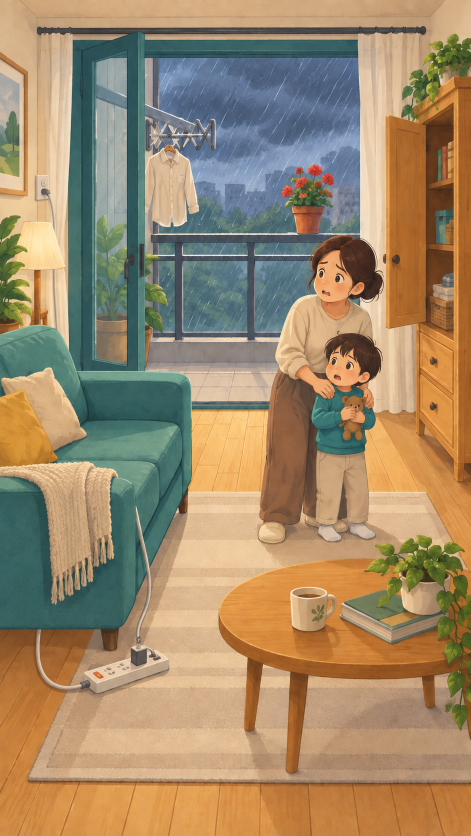
#> input picture art-source/typhoon-immersion-v2/unsafe.png, 941 x 1672 px (shown at 1/2 size); its folder holds 4 pictures in this run
$ python prepare-typhoon-scene.py
#> lines starting #> are read from the running program, lines starting #| are printed output that depends on the picture; after the words box and inside, x2 and y2 are one past the last pixel; in counts of white or black regions, pixels touching at a corner belong together
"""Mechanical mask normalization/cutout/export; images themselves come from imagegen.
Do not infer safety from a color mask. Inspect mask-proof.png before accepting it.
"""
from pathlib import Path
from PIL import Image, ImageFilter, ImageDraw
import numpy as np
import cv2
from scipy.ndimage import binary_fill_holes, binary_erosion
import json, hashlib
ROOT=Path(__file__).resolve().parents[1]
SRC=ROOT/'art-source/typhoon-immersion-v2'; OUT=ROOT/'public/levels/typhoon-scene-v3'
OUT.mkdir(parents=True,exist_ok=True)
W,H=720,1280
original=Image.open(SRC/'unsafe.png').convert('RGB')
#> original is the input picture: PIL image 941x1672 RGB; mean R, G, B 159.5, 137.3, 105.8
raw_mask=Image.open(SRC/'mask-generated.png').convert('RGB')
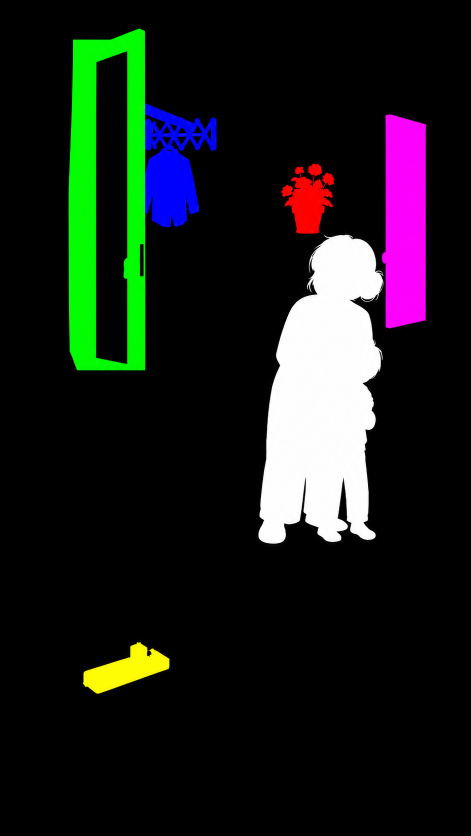
#> input picture art-source/typhoon-immersion-v2/mask-generated.png, 941 x 1672 px (shown at 1/2 size)
#> raw_mask is the input picture: PIL image 941x1672 RGB; mean R, G, B 25.7, 28.7, 26
safe=Image.open(SRC/'safe.png').convert('RGB')
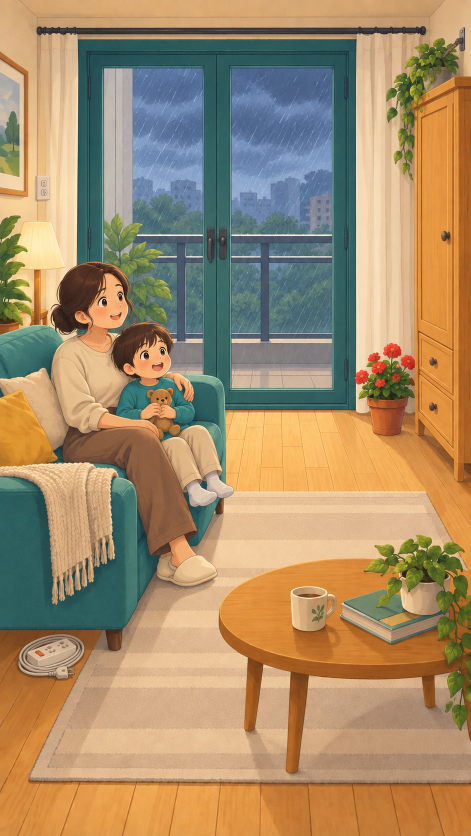
#> input picture art-source/typhoon-immersion-v2/safe.png, 941 x 1672 px (shown at 1/2 size)
#> safe is the input picture: PIL image 941x1672 RGB; mean R, G, B 165.1, 140.4, 105.8
plate=Image.open(SRC/'clean-generated.png').convert('RGB')
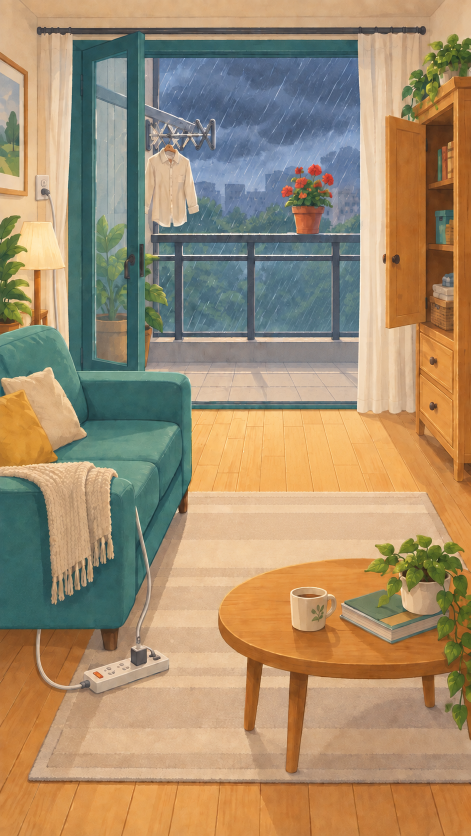
#> input picture art-source/typhoon-immersion-v2/clean-generated.png, 941 x 1672 px (shown at 1/2 size)
#> plate is the input picture: PIL image 941x1672 RGB; mean R, G, B 163.9, 141.5, 110.3
assert original.size==raw_mask.size==safe.size==plate.size, 'Generated views must share dimensions'
scene=original.resize((W,H),Image.Resampling.LANCZOS)
mask=np.asarray(raw_mask.resize((W,H),Image.Resampling.NEAREST))
colors={'plant':(255,0,0),'window':(0,255,0),'rail':(0,0,255),'powerstrip':(255,255,0),'cabinet':(255,0,255)}
normalized=np.zeros((H,W,3),dtype=np.uint8); targets={}; proof=scene.convert('RGBA')
for name,color in colors.items():
 region=np.max(np.abs(mask.astype(np.int16)-np.array(color)),axis=2)<85
 assert region.sum()>400, f'Empty mask {name}'
 ys,xs=np.where(region);bounds=[int(xs.min()),int(ys.min()),int(xs.max()+1),int(ys.max()+1)]
 alpha=Image.fromarray((region*255).astype('uint8'))
 icon=scene.convert('RGBA');icon.putalpha(alpha);icon=icon.crop(bounds);icon.thumbnail((160,200),Image.Resampling.LANCZOS);icon.save(OUT/(name+'-icon.png'))
 # A window's glass is part of the selectable window, but keep the hollow frame silhouette.
 hit=binary_fill_holes(region) if name=='window' else region
 assert not np.any((normalized.sum(axis=2)>0)&hit), 'Target masks overlap'
 normalized[hit]=color
 x0,y0,x1,y1=bounds;targets[name]={'color':list(color),'bounds':{'x':x0,'y':y0,'w':x1-x0,'h':y1-y0},'icon':f'/levels/typhoon-scene-v3/{name}-icon.png'}
 overlay=Image.new('RGBA',(W,H),color+(0,));overlay.putalpha(Image.fromarray((hit*85).astype('uint8')));proof=Image.alpha_composite(proof,overlay)
#> this loop made 5 passes
#> (x0, y0, x1, y1) on passes 1 to 5: (431, 250, 511, 358), (105, 44, 222, 567), (222, 158, 331, 348), (127, 984, 259, 1062), (585, 175, 651, 502)
#> pass 1, `region=np.max(np.abs(mask.astype(np.int16)-np.array(color)),axis=2)<85`:
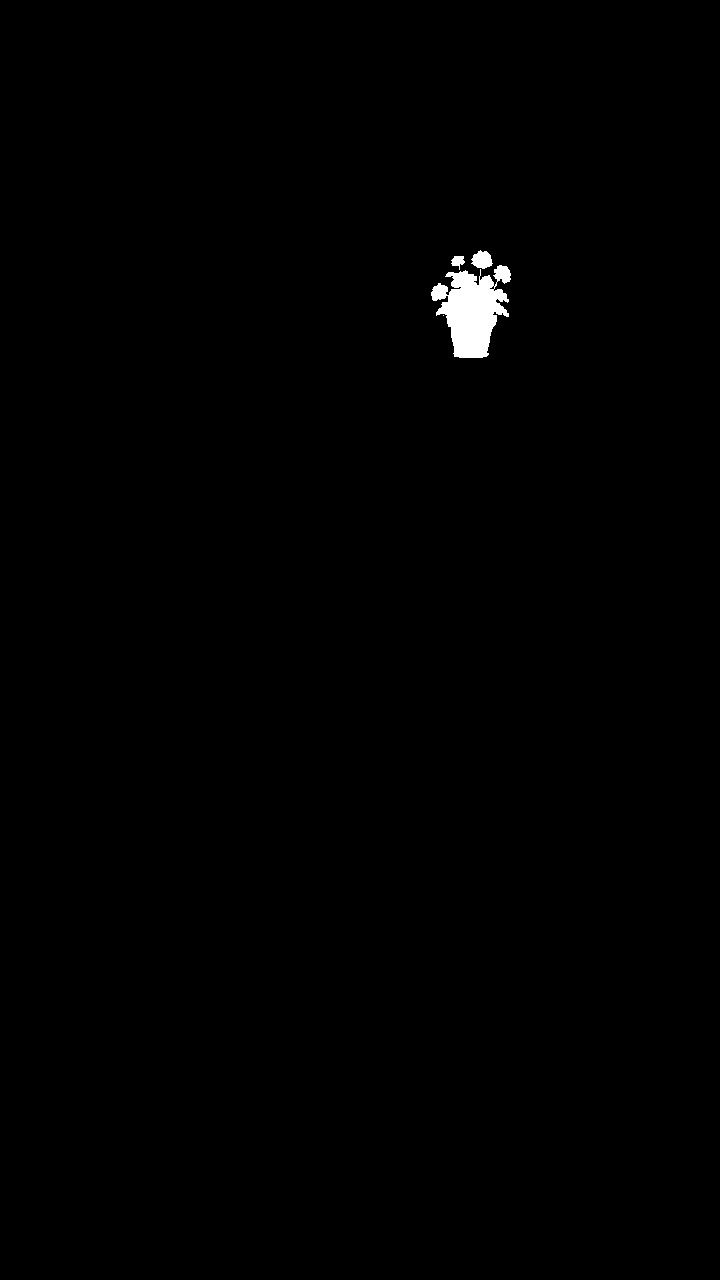
#> region: shape (1280, 720) bool; 0.52% white; 4 white regions (1 under 20 px), largest, box (x1, y1, x2, y2) and area: (431, 265, 511, 358) 4354, (471, 250, 493, 269) 285, (451, 256, 465, 270) 116
#> pass 1, `icon = icon.crop(bounds)`:
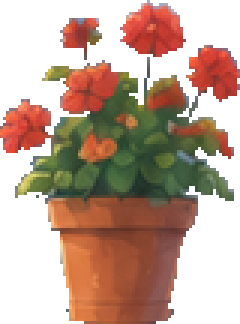
#> icon: PIL image 80x108 RGBA (shown 3 times larger); mean R, G, B, A 127.3, 107.6, 99.4, 140.4; transparent parts drawn white
#> after the loop: alpha: PIL image 720x1280 L; 2.1% white; 1 white region, box (x1, y1, x2, y2) and area: (585, 175, 651, 502) 19012
#> after the loop:
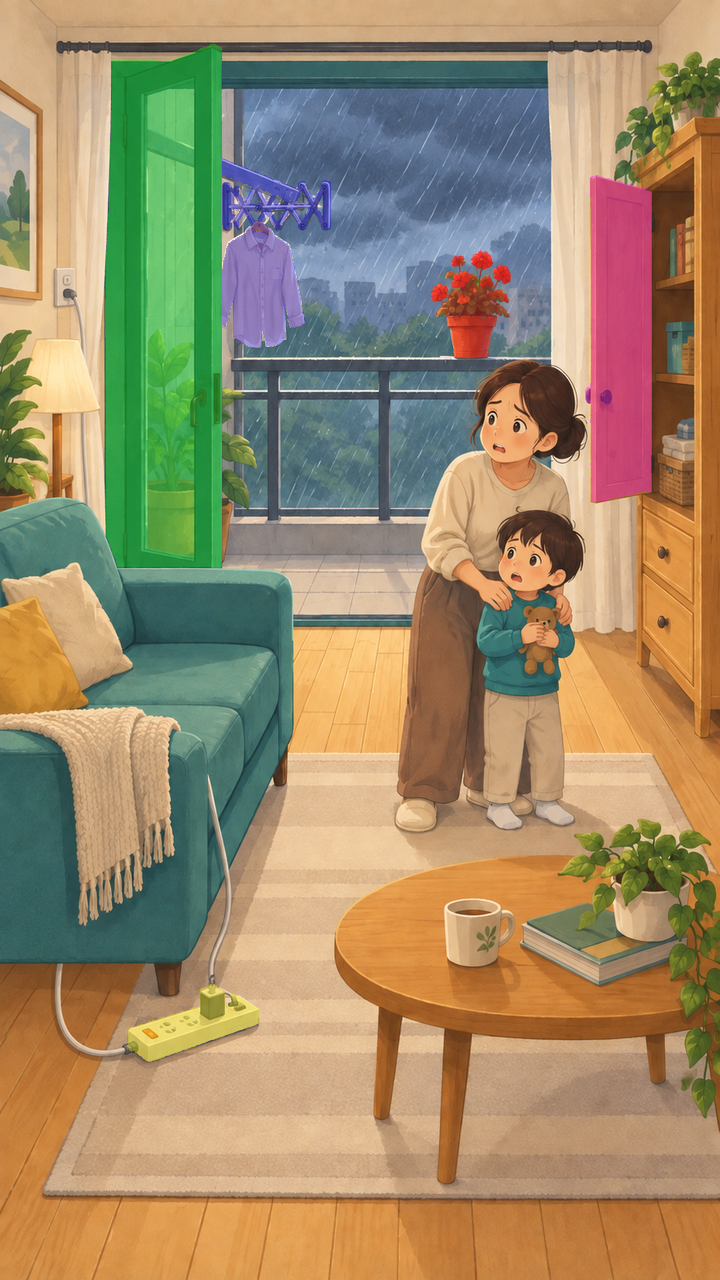
#> proof: PIL image 720x1280 RGBA; mean R, G, B, A 157.7, 138.7, 105, 255
#> after the loop, targets = 5 items
Image.fromarray(normalized).save(OUT/'targets-mask.png')
# White region carries the family; copy the actual painted people, no independently styled sprite.
white=(mask.min(axis=2)>150)
#> white: shape (1280, 720) bool; 6.8% white; 10 white regions (9 under 20 px), largest, box (x1, y1, x2, y2) and area: (396, 360, 587, 832) 62467
# Generated masks are a proposal: refine their boundary against the same source pixels.
seed=np.full((H,W),cv2.GC_BGD,dtype=np.uint8)
loose=np.asarray(Image.fromarray((white*255).astype('uint8')).filter(ImageFilter.MaxFilter(21)))>0
#> loose: shape (1280, 720) bool; 8.7% white; 1 white region, box (x1, y1, x2, y2) and area: (386, 350, 597, 842) 80185
seed[loose]=cv2.GC_PR_BGD;seed[white]=cv2.GC_PR_FGD;seed[binary_erosion(white,iterations=5)]=cv2.GC_FGD
cv2.grabCut(cv2.cvtColor(np.asarray(scene),cv2.COLOR_RGB2BGR),seed,None,np.zeros((1,65)),np.zeros((1,65)),4,cv2.GC_INIT_WITH_MASK)
white=(seed==cv2.GC_FGD)|(seed==cv2.GC_PR_FGD)
ys,xs=np.where(white);assert len(xs)>15000
family_bounds=[max(0,int(xs.min())-3),max(0,int(ys.min())-3),min(W,int(xs.max())+4),min(H,int(ys.max())+4)]
family_alpha=Image.fromarray((white*255).astype('uint8')).filter(ImageFilter.GaussianBlur(.35))
family=scene.convert('RGBA');family.putalpha(family_alpha);family.crop(family_bounds).save(OUT/'family.png')
# Replace only a narrow mask around the people. All hazard pixels remain from the full scene.
repair=Image.new('L',(W,H));rd=ImageDraw.Draw(repair);rd.rectangle([max(0,family_bounds[0]-6),max(0,family_bounds[1]-6),min(W,family_bounds[2]+6),min(H,family_bounds[3]+6)],fill=255)
#> after `repair = Image.new('L', (W, H))`: repair: PIL image 720x1280 L; every value is 0
repair=repair.filter(ImageFilter.GaussianBlur(4))
# No target is allowed to change during the clean-plate operation.
repair_array=np.array(repair);repair_array[normalized.sum(axis=2)>0]=0;repair=Image.fromarray(repair_array)
#> after `repair_array[normalized.sum(axis=2) > 0] = 0`: repair_array: shape (1280, 720); min 0, max 255, mean 28.1
clean=Image.composite(plate.resize((W,H),Image.Resampling.LANCZOS),scene,repair)
scene.save(OUT/'scene.webp',lossless=True,method=6)
clean.save(OUT/'clean.webp',lossless=True,method=6)
safe.resize((W,H),Image.Resampling.LANCZOS).save(OUT/'safe.webp',lossless=True,method=6)
proof.save(SRC/'mask-proof.png')
reconstructed=clean.convert('RGBA');reconstructed.alpha_composite(family);reconstructed.save(SRC/'family-proof.png')
x0,y0,x1,y1=family_bounds
#> x0 = 393; y0 = 357; x1 = 590; y1 = 834
skin={'version':1,'width':W,'height':H,'scene':'/levels/typhoon-scene-v3/scene.webp','safe':'/levels/typhoon-scene-v3/safe.webp','clean':'/levels/typhoon-scene-v3/clean.webp','mask':'/levels/typhoon-scene-v3/targets-mask.png','family':'/levels/typhoon-scene-v3/family.png','familyBox':{'x':x0,'y':y0,'w':x1-x0,'h':y1-y0},'outside':{'x':225,'y':79,'w':323,'h':452},'entry':{'x':235,'y':511,'w':166,'h':109},'targets':targets}
(ROOT/'content/scenes/typhoon-home/skin.json').write_text(json.dumps(skin,ensure_ascii=False,indent=2)+'\n',encoding='utf8')
outside=np.asarray(repair)==0
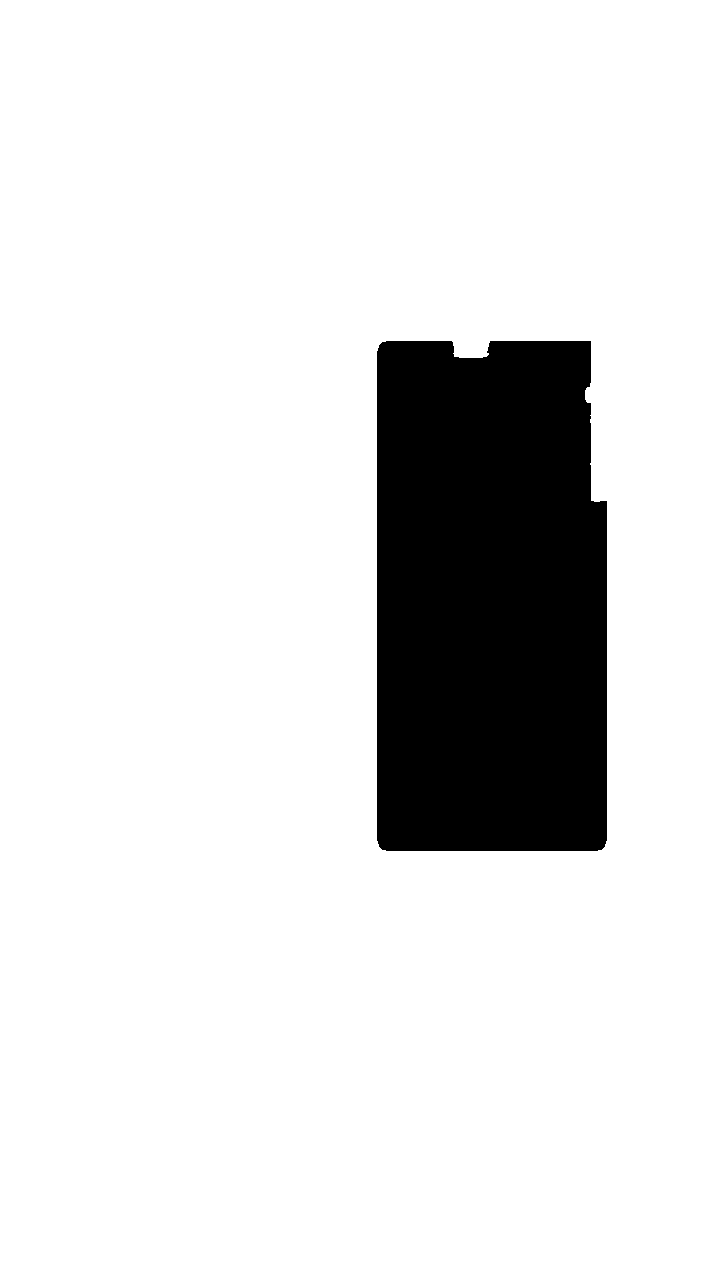
#> outside: shape (1280, 720) bool; 87.6% white; 1 black region, box (x1, y1, x2, y2) and area: (377, 341, 607, 851) 113963
assert np.array_equal(np.asarray(clean)[outside],np.asarray(scene)[outside])
#> (the run stopped early here; a loop or call above may not have finished)
